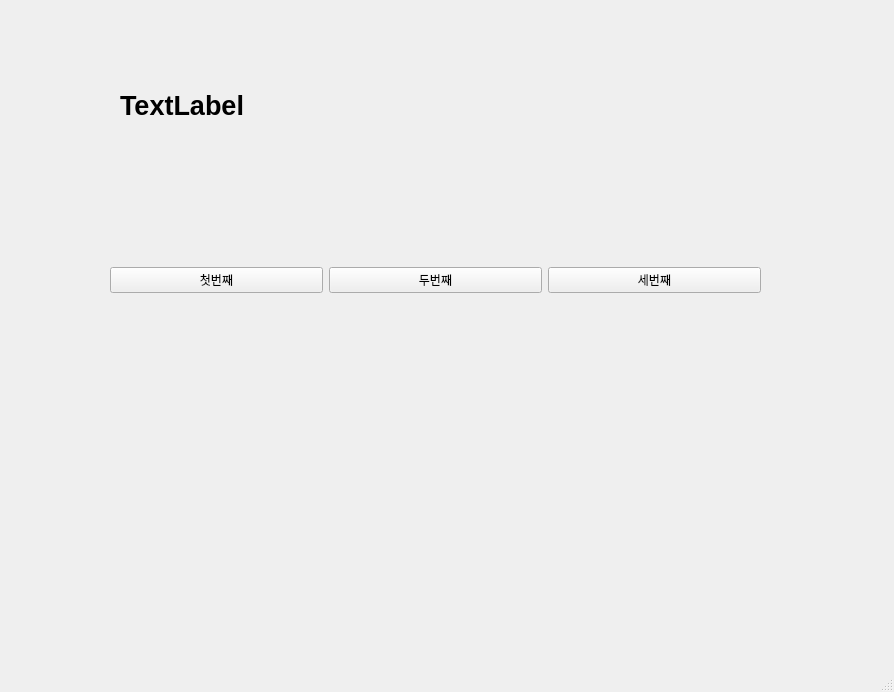
<?xml version="1.0" encoding="UTF-8"?>
<ui version="4.0">
 <class>MainWindow</class>
 <widget class="QMainWindow" name="MainWindow">
  <property name="geometry">
   <rect>
    <x>0</x>
    <y>0</y>
    <width>894</width>
    <height>692</height>
   </rect>
  </property>
  <property name="windowTitle">
   <string>MainWindow</string>
  </property>
  <widget class="QWidget" name="centralwidget">
   <widget class="QWidget" name="horizontalLayoutWidget">
    <property name="geometry">
     <rect>
      <x>110</x>
      <y>150</y>
      <width>651</width>
      <height>261</height>
     </rect>
    </property>
    <layout class="QHBoxLayout" name="horizontalLayout">
     <item>
      <widget class="QPushButton" name="pushButton_3">
       <property name="text">
        <string>첫번째</string>
       </property>
      </widget>
     </item>
     <item>
      <widget class="QPushButton" name="pushButton">
       <property name="text">
        <string>두번째</string>
       </property>
      </widget>
     </item>
     <item>
      <widget class="QPushButton" name="pushButton_2">
       <property name="text">
        <string>세번째</string>
       </property>
      </widget>
     </item>
    </layout>
   </widget>
   <widget class="QLabel" name="label">
    <property name="geometry">
     <rect>
      <x>120</x>
      <y>70</y>
      <width>641</width>
      <height>71</height>
     </rect>
    </property>
    <property name="font">
     <font>
      <pointsize>20</pointsize>
      <bold>true</bold>
     </font>
    </property>
    <property name="text">
     <string>TextLabel</string>
    </property>
   </widget>
  </widget>
  <widget class="QMenuBar" name="menubar">
   <property name="geometry">
    <rect>
     <x>0</x>
     <y>0</y>
     <width>894</width>
     <height>33</height>
    </rect>
   </property>
  </widget>
  <widget class="QStatusBar" name="statusbar"/>
 </widget>
 <resources/>
 <connections>
  <connection>
   <sender>pushButton_3</sender>
   <signal>clicked()</signal>
   <receiver>MainWindow</receiver>
   <slot>firstClick()</slot>
   <hints>
    <hint type="sourcelabel">
     <x>250</x>
     <y>308</y>
    </hint>
    <hint type="destinationlabel">
     <x>368</x>
     <y>508</y>
    </hint>
   </hints>
  </connection>
  <connection>
   <sender>pushButton</sender>
   <signal>clicked()</signal>
   <receiver>MainWindow</receiver>
   <slot>secondClick()</slot>
   <hints>
    <hint type="sourcelabel">
     <x>428</x>
     <y>324</y>
    </hint>
    <hint type="destinationlabel">
     <x>429</x>
     <y>553</y>
    </hint>
   </hints>
  </connection>
  <connection>
   <sender>pushButton_2</sender>
   <signal>clicked()</signal>
   <receiver>MainWindow</receiver>
   <slot>thirdClick()</slot>
   <hints>
    <hint type="sourcelabel">
     <x>683</x>
     <y>322</y>
    </hint>
    <hint type="destinationlabel">
     <x>419</x>
     <y>455</y>
    </hint>
   </hints>
  </connection>
 </connections>
 <slots>
  <slot>firstClick()</slot>
  <slot>secondClick()</slot>
  <slot>thirdClick()</slot>
 </slots>
</ui>
